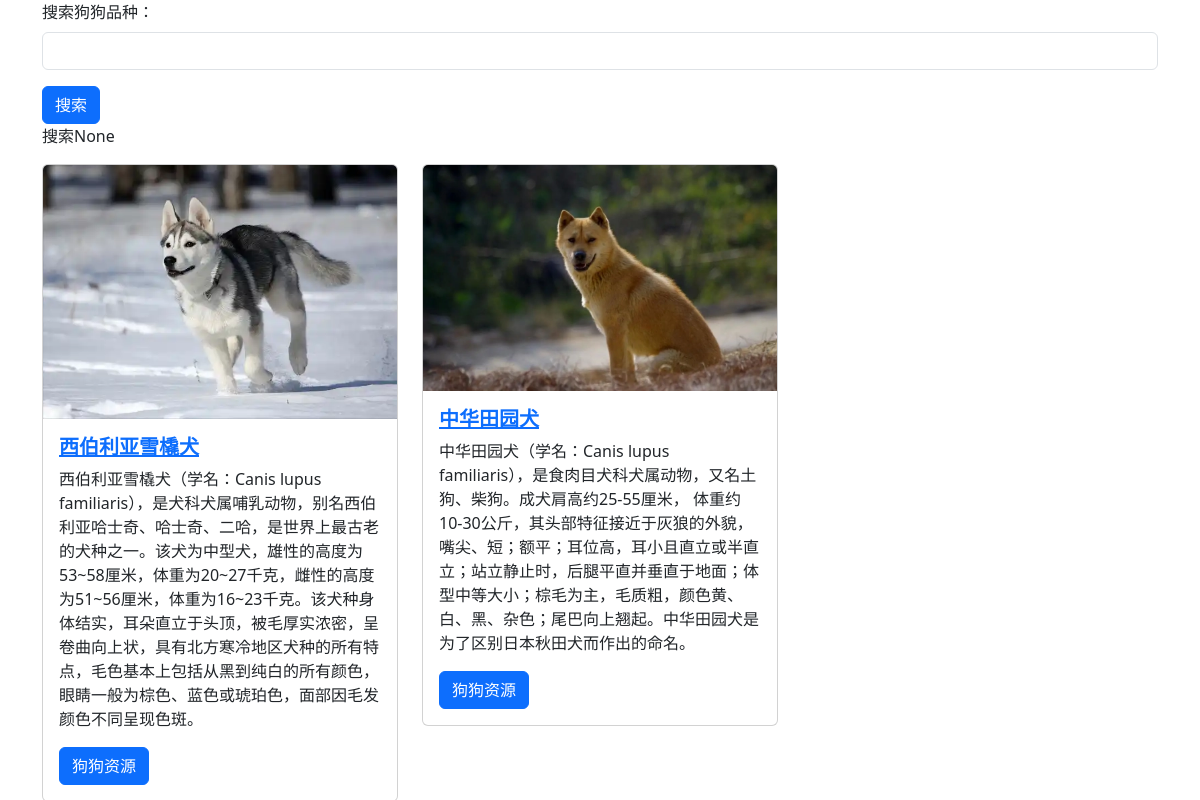
Screenshot of /dog/doghome with the database file from the repository.
### dog/models.py (models this page shows, shortened)
class Dog(models.Model):
    image = models.ImageField(upload_to='dog/images/', verbose_name='狗狗照片')
    title=models.CharField(max_length=100,verbose_name='狗狗品种')
    price = models.CharField(max_length=100,null=True, verbose_name='狗狗价格')
    description=models.CharField(max_length=250,verbose_name='狗狗简介')
    url=models.URLField(blank=True,verbose_name='狗狗资源')
    class Meta:
        verbose_name='狗狗'
        verbose_name_plural = '狗狗'

### dog/views.py (the view)
# urls.py: path("doghome", views.doghome, name='doghome'),
def doghome(request):
    searchTerm=request.GET.get('searchDog')
    if searchTerm:
        dogs=Dog.objects.filter(title=searchTerm)
    else:
        dogs=Dog.objects.all()
    return render(request,'doghome.html',{'searchTerm':searchTerm,'dogs':dogs})

### dog/templates/doghome.html (shortened to what this page needs)
<!DOCTYPE html>
<html lang="en">
<head>
    <link href="https://cdn.jsdelivr.net/npm/bootstrap@5.3.3/dist/css/bootstrap.min.css" rel="stylesheet">
</head>
<body>
<div class="container">
    <form action="">
        <div class="mb-3">
            <label class="form-label">搜索狗狗品种：</label>
            <input type="text" name="searchDog" class="form-control" />
        </div>
        <div class="col-12">
            <button type="submit" class="btn btn-primary" >搜索</button>
        </div>
    </form>
    <p>搜索{{searchTerm}}</p>
    <div class="row row-cols-1 row-cols-md-3 g-4">
        {% for dog in dogs %}
        <div v-for="dog in dogs" class="col">
        <div class="card">
        <img class="card-img-top" src="{{dog.image.url}}" />
        <div class="card-body">
        <a href="{% url 'dogdetail' dog.id %}">
        <h5 class="card-title fw-bold">{{dog.title}}</h5>
        </a>
        <p class="card-text">{{dog.description}}</p>
        {% if dog.url %}
        <a href="{{dog.url}}" class="btn btn-primary">狗狗资源</a>
        {% endif %}
        </div>
        </div>
        </div>
        {% endfor %}
    </div>
</div>
</body>
</html>

### rows the page displays
Dog: image (picture), title "西伯利亚雪橇犬", description "西伯利亚雪橇犬（学名：Canis lupus familiaris），是犬科犬属哺乳动物，别名西伯利亚哈士奇、哈士奇、二哈，是世界上最古老的犬种之一。该犬为中型犬，雄性的高度为53~58厘米，体重为20~27千克，雌性的高度为51~56厘米，体重为16~23千克。该犬种身体结实，耳朵直立于头顶，被毛厚实浓密，呈卷曲向上状，具有北方寒冷地区犬种的所有特点，毛色基本上包括从黑到纯白的所有颜色，眼睛一般为棕色、蓝色或琥珀色，面部因毛发颜色不同呈现色斑。"
Dog: image (picture), title "中华田园犬", description "中华田园犬（学名：Canis lupus familiaris），是食肉目犬科犬属动物，又名土狗、柴狗。成犬肩高约25-55厘米， 体重约10-30公斤，其头部特征接近于灰狼的外貌，嘴尖、短；额平；耳位高，耳小且直立或半直立；站立静止时，后腿平直并垂直于地面；体型中等大小；棕毛为主，毛质粗，颜色黄、白、黑、杂色；尾巴向上翘起。中华田园犬是为了区别日本秋田犬而作出的命名。"

### other values shown
{{ searchTerm }} "None"
